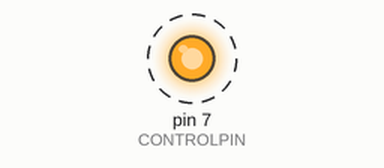
The sketch below on a simulated Arduino Uno, built with avr-gcc and run on an emulated ATmega328P. Parts: output pins drawn as LEDs (lit = HIGH). Dashed ring = blinking. Pins used as bus, display or sensor lines are not drawn.

Above: at 0.2 s.
Timing chart, 0 to 3.0 s (numbered marks = the images above):
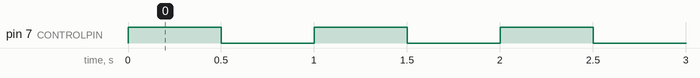

The sketch:

transistorcontroltest.ino
```cpp
const int POWERPIN = 6;
const int CONTROLPIN = 7;


void setup() {
  // put your setup code here, to run once:
  pinMode(POWERPIN, OUTPUT);
  pinMode(CONTROLPIN, OUTPUT);
  analogWrite(POWERPIN, 255);
}

void loop() {
  // put your main code here, to run repeatedly:
  digitalWrite(CONTROLPIN, HIGH);
  delay(500);
  digitalWrite(CONTROLPIN, LOW);
  delay(500);
}
```

Measured:
- by itself, pin 7 (CONTROLPIN): alternates HIGH for 0.50 s and LOW for 0.50 s
